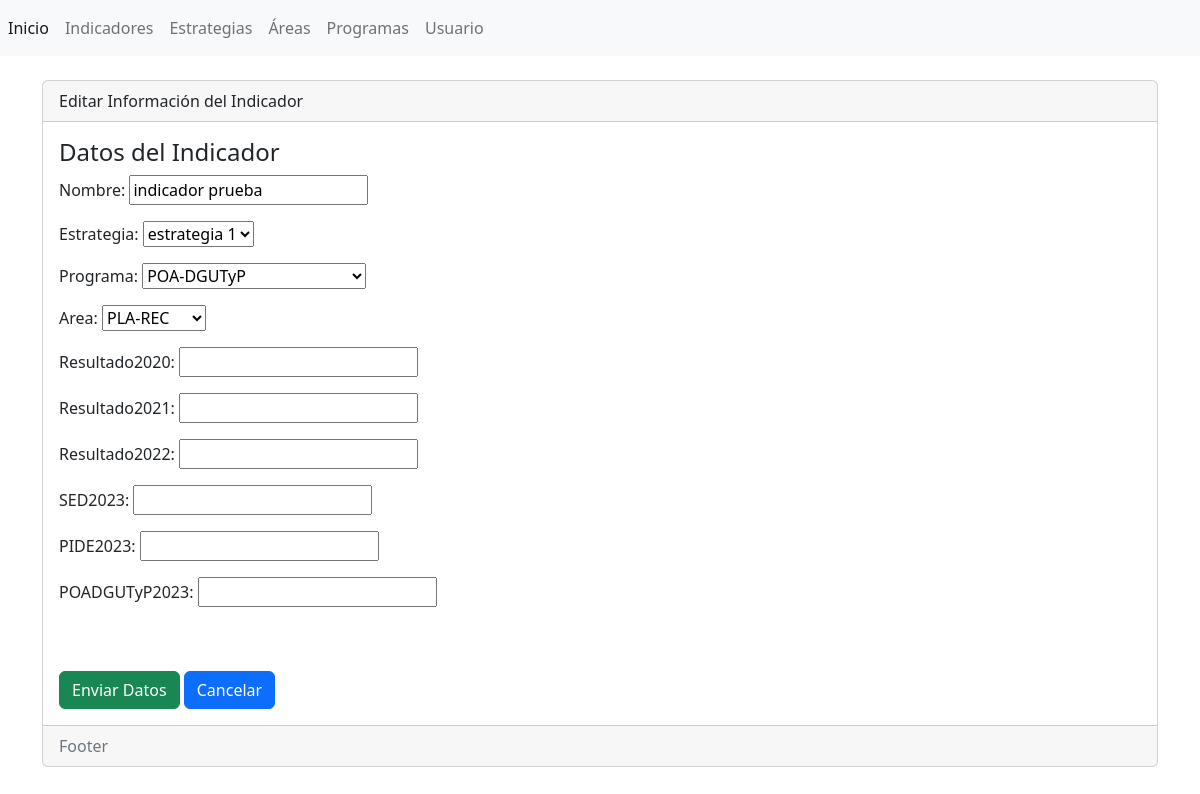
The app's page /indicadores/editar/1 with its own data.
### IPOEF/models.py (models this page shows, shortened)
class indicadores(models.Model):
    nombre = models.CharField(max_length=254, verbose_name='Nombre')
    estrategia = models.ForeignKey( estrategias, on_delete=models.CASCADE)
    programa = models.ForeignKey( programas, on_delete=models.CASCADE)
    area = models.ForeignKey( areas, on_delete=models.CASCADE)
    Resultado2020 = models.CharField( max_length=254, verbose_name='Resultado2020')
    Resultado2021 = models.CharField( max_length=254, verbose_name='Resultado2021')
    Resultado2022 = models.CharField( max_length=254, verbose_name='Resultado2022')
    SED2023 = models.CharField( max_length=254, verbose_name='SED2023')
    PIDE2023 = models.CharField( max_length=254, verbose_name='PIDE2023')
    POADGUTyP2023 = models.CharField( max_length=254, verbose_name='POADGUTyP2023')
    fecha_creacion = models.DateTimeField(auto_now_add=True)
    fecha_actualizacion = models.DateTimeField(auto_now=True)

class estrategias(models.Model):
    nombre = models.CharField(max_length=254, verbose_name="Nombre")
    fecha_creacion = models.DateTimeField(auto_now_add=True)
    fecha_actualizacion = models.DateTimeField(auto_now=True)
    def __str__(self):
        return self.nombre

class programas(models.Model):
    nombre = models.CharField(max_length=254, verbose_name="Nombre")
    fecha_creacion = models.DateTimeField(auto_now_add=True)
    fecha_actualizacion = models.DateTimeField(auto_now=True)
    def __str__(self):
        return self.nombre

class areas(models.Model):
    nombre = models.CharField(max_length=254, verbose_name="Nombre")
    fecha_creacion = models.DateTimeField(auto_now_add=True)
    fecha_actualizacion = models.DateTimeField(auto_now=True)
    def __str__(self):
        return self.nombre

### IPOEF/views.py (the view)
# urls.py: path('indicadores/editar/<int:id>', views.editar_indicador, name='editarindicador'),
def editar_indicador(request, id):
    indicadoress = indicadores.objects.get(id=id)
    if request.method == 'POST':
        form = IndicadorForm(request.POST, instance=indicadoress)
        if form.is_valid():
            form.save()
            return redirect('indicadores')
    else:
        form = IndicadorForm(instance=indicadoress)
        estrategiass = estrategias.objects.all()
    return render(request, 'indicadores/editar.html', {'form': form, 'estrategias': estrategiass, 'indicadores': indicadoress})

### IPOEF/forms.py
class IndicadorForm(forms.ModelForm):
    class Meta:
        model = indicadores
        fields ='__all__'

### IPOEF/templates/indicadores/editar.html (shortened to what this page needs)
{% extends "base.html" %}
{% block contenido %}
<div class="card">
    <div class="card-header">
        Editar Información del Indicador
    </div>
    <div class="card-body">
        <h4 class="card-title">Datos del Indicador</h4>
        {% include 'indicadores/form1.html' %}
    </div>
    <div class="card-footer text-muted">
        Footer
    </div>
</div>
{% endblock %}

### IPOEF/templates/indicadores/form1.html (shortened to what this page needs)
<form enctype="multipart/form-data" method="post">
  {{form.as_p }}
    <div class="form-group mb-4">
  </div>
  <input name="" id="" class="btn btn-success" type="submit" value="Enviar Datos">
  <a name="" id="" class="btn btn-primary" href="{% url 'indicadores' %}" role="button">Cancelar</a>
</form>

### records on screen
indicadores: nombre "indicador prueba", estrategia "estrategia 1", programa "POA-DGUTyP", area "PLA-REC"
